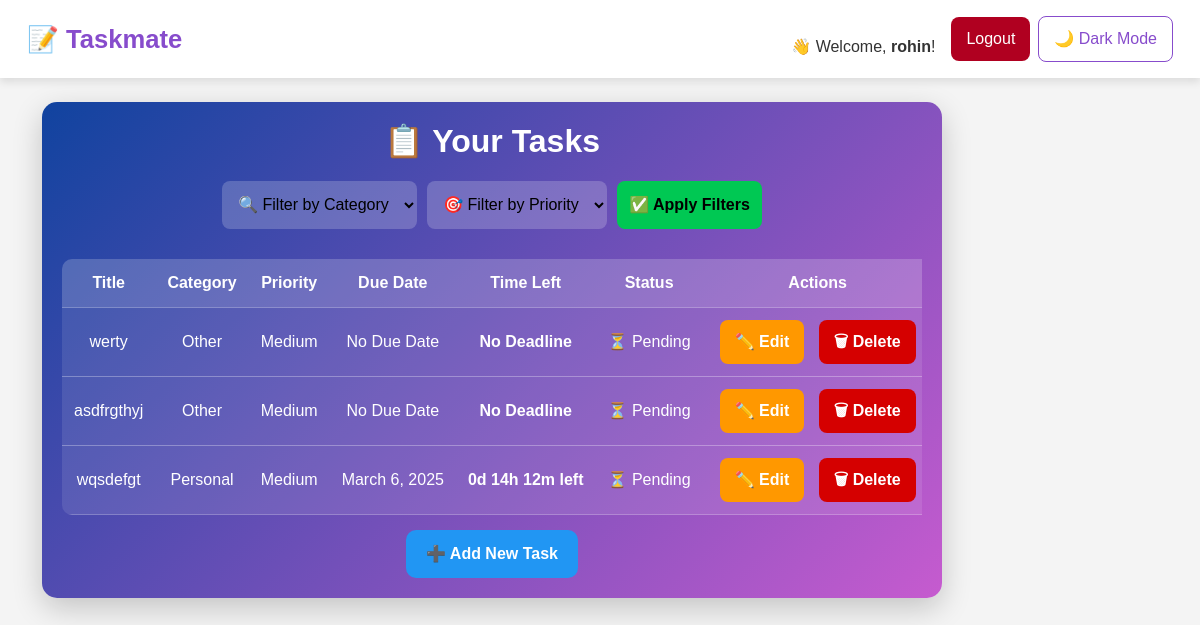
The app's page /tasks/ (signed in) with its own data.
### todo/models.py (models this page shows, shortened)
class Task(models.Model):
    CATEGORY_CHOICES = [
        ('Work', 'Work'),
        ('Personal', 'Personal'),
        ('Study', 'Study'),
        ('Other', 'Other'),
    ]
    PRIORITY_CHOICES = [
        ('Low', 'Low'),
        ('Medium', 'Medium'),
        ('High', 'High'),
    ]
    user = models.ForeignKey(User, on_delete=models.CASCADE)
    title = models.CharField(max_length=255)
    description = models.TextField(blank=True, null=True)
    category = models.CharField(max_length=20, choices=CATEGORY_CHOICES, default='Other')
    priority = models.CharField(max_length=10, choices=PRIORITY_CHOICES, default='Medium')
    due_date = models.DateField(null=True, blank=True)
    completed = models.BooleanField(default=False)
    created_at = models.DateTimeField(auto_now_add=True)

### todo/views.py (the view)
# urls.py: path('tasks/', views.task_list, name='task_list'),  # List all tasks ✅
@login_required
def task_list(request):
    tasks = Task.objects.filter(user=request.user).order_by('due_date', 'priority')
    category_filter = request.GET.get('category')
    priority_filter = request.GET.get('priority')
    if category_filter:
        tasks = tasks.filter(category=category_filter)
    if priority_filter:
        tasks = tasks.filter(priority=priority_filter)
    now = datetime.now()
    for task in tasks:
        if task.due_date:
            due_datetime = datetime.combine(task.due_date, datetime.min.time())
            time_remaining = due_datetime - now
            if time_remaining.total_seconds() < 0:
                task.time_left = "⏳ Overdue!"
            else:
                days = time_remaining.days
                hours, remainder = divmod(time_remaining.seconds, 3600)
                minutes, _ = divmod(remainder, 60)
                task.time_left = f"{days}d {hours}h {minutes}m left"
        else:
            task.time_left = "No Deadline"
    return render(request, 'task_list.html', {'tasks': tasks})

### templates/task_list.html (shortened to what this page needs)
{% extends 'base.html' %}
{% block content %}
        <div class="task-container">
            <h2>📋 Your Tasks</h2>
            <form method="GET" action="">
                <select name="category" id="category">
                    <option value="">🔍 Filter by Category</option>
                </select>
                <select name="priority" id="priority">
                    <option value="">🎯 Filter by Priority</option>
                </select>
                <button type="submit">✅ Apply Filters</button>
            </form>
            <div class="table-container">
                <table>
                    <tr>
                        <th>Title</th>
                        <th>Category</th>
                        <th>Priority</th>
                        <th>Due Date</th>
                        <th>Time Left</th>
                        <th>Status</th>
                        <th>Actions</th>
                    </tr>
                    {% for task in tasks %}
                    <tr>
                        <td>{{ task.title }}</td>
                        <td>{{ task.category }}</td>
                        <td>{{ task.priority }}</td>
                        <td>{{ task.due_date|default:"No Due Date" }}</td>
                        <td><strong>{{ task.time_left }}</strong></td>
                        <td>{% if task.completed %} ✅ Completed {% else %} ⏳ Pending {% endif %}</td>
                        <td class="action-links">
                            <a href="{% url 'task_update' task.id %}" class="edit-btn">✏️ Edit</a>
                            <a href="{% url 'task_delete' task.id %}" class="delete-btn">🗑 Delete</a>
                        </td>
                    </tr>
                    {% endfor %}
                </table>
            </div>
            <a href="{% url 'task_create' %}" class="btn-primary">➕ Add New Task</a>
        </div>
{% endblock %}

### templates/base.html (shortened to what this page needs)
<!DOCTYPE html>
<html lang="en">
<head>
    <link rel="stylesheet" href="https://cdn.jsdelivr.net/npm/bootstrap@5.3.0/dist/css/bootstrap.min.css">
</head>
<body>
    <nav class="navbar navbar-expand-lg">
        <div class="container-fluid">
            <a class="navbar-brand" href="{% url 'home' %}">📝 Taskmate</a>
            <div class="collapse navbar-collapse" id="navbarNav">
                <div class="d-flex align-items-center ms-auto">
                    {% if user.is_authenticated %}
                        <span class="me-3 mt-3">👋 Welcome, <strong>{{ user.username }}</strong>!</span>
                        <a href="{% url 'logout' %}" class="btn btn-danger me-2">Logout</a>
                    {% else %}
                        <a href="{% url 'login' %}" class="btn btn-primary me-2 mt-2">Login</a>
                        <a href="{% url 'register' %}" class="btn btn-success me-2">Register</a>
                    {% endif %}
                    <button class="btn btn-outline-secondary" onclick="toggleDarkMode()">🌙 Dark Mode</button>
                </div>
            </div>
        </div>
    </nav>
    <div class="container mt-4">
        {% block content %}{% endblock %}
    </div>
</body>
</html>

### templates/base.html (style rules this page uses)
body { font-family: 'Poppins', sans-serif; background-color: #f4f4f4; color: #333; transition: background 0.3s ease-in-out, color 0.3s ease-in-out; }
a { text-decoration: none; }
.navbar { padding: 15px; background-color: #fff; box-shadow: 0px 4px 8px rgba(0, 0, 0, 0.1); }
.navbar-brand { font-weight: bold; font-size: 1.6rem; color: #874CCC; transition: color 0.3s ease; }
.btn { padding: 10px 15px; font-size: 1rem; border-radius: 8px; transition: all 0.3s ease-in-out; }
.btn-primary { background-color: #874CCC; border: none; }
.btn-danger { background-color: #b00020; border: none; }
.btn-outline-secondary { border-color: #874CCC; color: #874CCC; }

### templates/task_list.html (style rules this page uses)
.task-container { width: 90%; max-width: 900px; background: linear-gradient(135deg, #10439F, #C65BCF); backdrop-filter: blur(15px); border-radius: 15px; box-shadow: 0 10px 30px rgba(0, 0, 0, 0.2); padding: 20px; text-align: center; color: white; animation: fadeIn 0.8s ease-in-out; }
h2 { font-size: 2rem; font-weight: bold; margin-bottom: 20px; }
form { display: flex; flex-wrap: wrap; gap: 10px; justify-content: center; margin-bottom: 20px; }
select, button { padding: 12px; border-radius: 8px; border: none; font-size: 1rem; background: rgba(255, 255, 255, 0.2); color: black; transition: all 0.3s ease-in-out; outline: none; }
button { background: #00c853; font-weight: bold; cursor: pointer; }
.table-container { width: 100%; overflow-x: auto; }
table { width: 100%; border-collapse: collapse; margin-top: 10px; border-radius: 10px; overflow: hidden; min-width: 600px; }
th, td { padding: 12px; text-align: center; border-bottom: 1px solid rgba(255, 255, 255, 0.3); white-space: nowrap; }
th { background: rgba(255, 255, 255, 0.2); font-weight: bold; }
td { background: rgba(255, 255, 255, 0.1); }
.action-links a { padding: 10px 15px; border-radius: 8px; text-decoration: none; font-weight: bold; margin: 0 5px; display: inline-block; transition: all 0.3s ease-in-out; }
.edit-btn { background: #ff9800; color: white; }
.delete-btn { background: #d50000; color: white; }
.btn-primary { display: inline-block; background: #2196F3; padding: 12px 20px; border-radius: 10px; font-weight: bold; margin-top: 15px; text-decoration: none; color: white; transition: all 0.3s ease-in-out; }

### records on screen
Task: title "werty", category "Other", priority "Medium", due_date "No Due Date", time_left "No Deadline", completed "⏳ Pending"
Task: title "asdfrgthyj", category "Other", priority "Medium", due_date "No Due Date", time_left "No Deadline", completed "⏳ Pending"
Task: title "wqsdefgt", category "Personal", priority "Medium", due_date "March 6, 2025", time_left "0d 14h 12m left", completed "⏳ Pending"

### other values on screen
{{ user.username }} "rohin"
